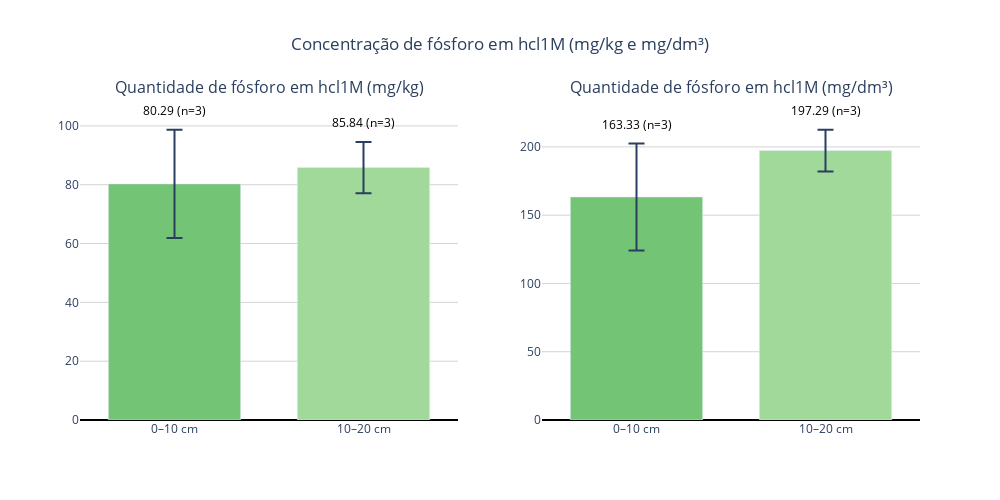

The notebook cell saved with this chart:
### Code cell
import numpy as np
import plotly.graph_objects as go
from plotly.subplots import make_subplots

# Função para limpar valores negativos (não mensuráveis)
def limpar(valores):
    arr = np.array(valores, dtype=float)
    arr[arr <= 0] = 0
    return arr

# --- Dados mg/kg ---
pi_0_10_mgkg = limpar([R1_0_10_hcl1M, R2_0_10_hcl1M, P2_0_10_hcl1M])
pi_10_20_mgkg = limpar([R1_10_20_hcl1M, R2_10_20_hcl1M, P2_10_20_hcl1M])

# --- Dados mg/dm³ ---
pi_0_10_mgdm3 = limpar([p_R1010, p_R2010, p_P2010])

pi_10_20_mgdm3 = limpar([p_R11020, p_R21020, p_P21020])

# --- Estatísticas ---
def calcular_estatisticas(dados):
    mean = np.nanmean(dados)
    std = np.nanstd(dados, ddof=1)
    n = np.sum(~np.isnan(dados))
    sem = std / np.sqrt(n) if n > 0 else np.nan
    return mean, sem, n

means_mgkg, sems_mgkg, ns_mgkg = zip(*[calcular_estatisticas(pi_0_10_mgkg),
                                       calcular_estatisticas(pi_10_20_mgkg)])
means_mgdm3, sems_mgdm3, ns_mgdm3 = zip(*[calcular_estatisticas(pi_0_10_mgdm3),
                                          calcular_estatisticas(pi_10_20_mgdm3)])

# Labels e cores
labels = ['0–10 cm', '10–20 cm']
colors = ['#74c476', '#a1d99b']

# --- Criar subplots lado a lado ---
fig = make_subplots(rows=1, cols=2, subplot_titles=[
    'Quantidade de fósforo em hcl1M (mg/kg)',
    'Quantidade de fósforo em hcl1M (mg/dm³)'
])

# --- Função auxiliar para adicionar texto acima da barra + erro ---
def criar_textos(means, sems, ns):
    textos = []
    y_pos = []
    max_val = max([m + s for m, s in zip(means, sems) if not np.isnan(m)])
    for m, s, n in zip(means, sems, ns):
        if np.isnan(m):
            textos.append('Não mensurável')
            y_pos.append(0.05 * max_val)
        else:
            textos.append(f'{m:.2f}\n(n={n})')
            y_pos.append(m + s + 0.03*max_val)  # deslocamento acima da barra + erro
    return textos, y_pos

texts_mgkg, y_mgkg = criar_textos(means_mgkg, sems_mgkg, ns_mgkg)
texts_mgdm3, y_mgdm3 = criar_textos(means_mgdm3, sems_mgdm3, ns_mgdm3)

# --- Gráfico mg/kg ---
fig.add_trace(go.Bar(
    x=labels,
    y=means_mgkg,
    error_y=dict(type='data', array=sems_mgkg, visible=True, thickness=2, width=8),
    marker_color=colors,
    text=texts_mgkg,
    textposition='none',
), row=1, col=1)

# --- Adiciona anotações acima da barra + erro (mg/kg) ---
for xi, yi, txt in zip(labels, y_mgkg, texts_mgkg):
    fig.add_annotation(
        x=xi,
        y=yi,
        text=txt,
        showarrow=False,
        font=dict(size=12, color='black'),
        xanchor='center',
        yanchor='bottom',
        row=1, col=1
    )

# --- Gráfico mg/dm³ ---
fig.add_trace(go.Bar(
    x=labels,
    y=means_mgdm3,
    error_y=dict(type='data', array=sems_mgdm3, visible=True, thickness=2, width=8),
    marker_color=colors,
    text=texts_mgdm3,
    textposition='none',
), row=1, col=2)

# --- Adiciona anotações acima da barra + erro (mg/dm³) ---
for xi, yi, txt in zip(labels, y_mgdm3, texts_mgdm3):
    fig.add_annotation(
        x=xi,
        y=yi,
        text=txt,
        showarrow=False,
        font=dict(size=12, color='black'),
        xanchor='center',
        yanchor='bottom',
        row=1, col=2
    )

# --- Layout ---
fig.update_layout(
    height=500,
    width=1000,
    showlegend=False,
    title_text="Concentração de fósforo em hcl1M (mg/kg e mg/dm³)",
    title_x=0.5,
    bargap=0.3,
    plot_bgcolor='white',
    font=dict(size=12)
)

# Linhas de referência no zero
fig.update_yaxes(showgrid=True, gridcolor='lightgray', zeroline=True, zerolinecolor='black')

fig.show()

### Figure 1 — Plotly figure (JSON) as saved in the notebook; plotly's stock layout.template omitted (floating-point values rounded to 4 significant figures)
{"data": [{"error_y": {"array": [18.42, 8.712], "thickness": 2, "type": "data", "visible": true, "width": 8}, "marker": {"color": ["#74c476", "#a1d99b"]}, "text": ["80.29\n(n=3)", "85.84\n(n=3)"], "textposition": "none", "type": "bar", "x": ["0–10 cm", "10–20 cm"], "xaxis": "x", "y": [80.29, 85.84], "yaxis": "y"}, {"error_y": {"array": [39.22, 15.29], "thickness": 2, "type": "data", "visible": true, "width": 8}, "marker": {"color": ["#74c476", "#a1d99b"]}, "text": ["163.33\n(n=3)", "197.29\n(n=3)"], "textposition": "none", "type": "bar", "x": ["0–10 cm", "10–20 cm"], "xaxis": "x2", "y": [163.3, 197.3], "yaxis": "y2"}], "layout": {"annotations": [{"font": {"size": 16}, "showarrow": false, "text": "Quantidade de fósforo em hcl1M (mg/kg)", "x": 0.225, "xanchor": "center", "xref": "paper", "y": 1, "yanchor": "bottom", "yref": "paper"}, {"font": {"size": 16}, "showarrow": false, "text": "Quantidade de fósforo em hcl1M (mg/dm³)", "x": 0.775, "xanchor": "center", "xref": "paper", "y": 1, "yanchor": "bottom", "yref": "paper"}, {"font": {"color": "black", "size": 12}, "showarrow": false, "text": "80.29\n(n=3)", "x": "0–10 cm", "xanchor": "center", "xref": "x", "y": 101.7, "yanchor": "bottom", "yref": "y"}, {"font": {"color": "black", "size": 12}, "showarrow": false, "text": "85.84\n(n=3)", "x": "10–20 cm", "xanchor": "center", "xref": "x", "y": 97.51, "yanchor": "bottom", "yref": "y"}, {"font": {"color": "black", "size": 12}, "showarrow": false, "text": "163.33\n(n=3)", "x": "0–10 cm", "xanchor": "center", "xref": "x2", "y": 208.9, "yanchor": "bottom", "yref": "y2"}, {"font": {"color": "black", "size": 12}, "showarrow": false, "text": "197.29\n(n=3)", "x": "10–20 cm", "xanchor": "center", "xref": "x2", "y": 219.0, "yanchor": "bottom", "yref": "y2"}], "bargap": 0.3, "font": {"size": 12}, "height": 500, "plot_bgcolor": "white", "showlegend": false, "title": {"text": "Concentração de fósforo em hcl1M (mg/kg e mg/dm³)", "x": 0.5}, "width": 1000, "xaxis": {"anchor": "y", "domain": [0, 0.45]}, "xaxis2": {"anchor": "y2", "domain": [0.55, 1]}, "yaxis": {"anchor": "x", "domain": [0, 1], "gridcolor": "lightgray", "showgrid": true, "zeroline": true, "zerolinecolor": "black"}, "yaxis2": {"anchor": "x2", "domain": [0, 1], "gridcolor": "lightgray", "showgrid": true, "zeroline": true, "zerolinecolor": "black"}}}
